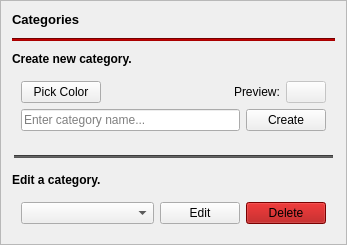
            <widget class="QFrame" name="categoryFrame">
             <property name="frameShape">
              <enum>QFrame::Shape::StyledPanel</enum>
             </property>
             <property name="frameShadow">
              <enum>QFrame::Shadow::Raised</enum>
             </property>
             <layout class="QVBoxLayout" name="verticalLayout_4">
              <item>
               <widget class="QLabel" name="categpryTitleLabel">
                <property name="font">
                 <font>
                  <family>Segoe UI</family>
                  <pointsize>10</pointsize>
                  <italic>false</italic>
                  <bold>true</bold>
                 </font>
                </property>
                <property name="styleSheet">
                 <string notr="true">font: bold 10pt &quot;Segoe UI&quot;;</string>
                </property>
                <property name="text">
                 <string>Categories</string>
                </property>
               </widget>
              </item>
              <item>
               <widget class="QFrame" name="frame_2">
                <property name="frameShape">
                 <enum>QFrame::Shape::NoFrame</enum>
                </property>
                <property name="frameShadow">
                 <enum>QFrame::Shadow::Raised</enum>
                </property>
                <layout class="QVBoxLayout" name="verticalLayout_6">
                 <property name="leftMargin">
                  <number>0</number>
                 </property>
                 <property name="topMargin">
                  <number>5</number>
                 </property>
                 <property name="rightMargin">
                  <number>0</number>
                 </property>
                 <property name="bottomMargin">
                  <number>5</number>
                 </property>
                 <item>
                  <widget class="Line" name="line_3">
                   <property name="styleSheet">
                    <string notr="true">background:rgb(170, 0, 0)</string>
                   </property>
                   <property name="orientation">
                    <enum>Qt::Orientation::Horizontal</enum>
                   </property>
                  </widget>
                 </item>
                </layout>
               </widget>
              </item>
              <item>
               <widget class="QLabel" name="label_5">
                <property name="font">
                 <font>
                  <bold>true</bold>
                 </font>
                </property>
                <property name="text">
                 <string>Create new category.</string>
                </property>
               </widget>
              </item>
              <item>
               <widget class="QFrame" name="createCategoryFrame">
                <property name="frameShape">
                 <enum>QFrame::Shape::NoFrame</enum>
                </property>
                <property name="frameShadow">
                 <enum>QFrame::Shadow::Raised</enum>
                </property>
                <layout class="QVBoxLayout" name="verticalLayout_8">
                 <property name="leftMargin">
                  <number>9</number>
                 </property>
                 <property name="topMargin">
                  <number>9</number>
                 </property>
                 <property name="rightMargin">
                  <number>9</number>
                 </property>
                 <property name="bottomMargin">
                  <number>9</number>
                 </property>
                 <item>
                  <widget class="QFrame" name="frame_4">
                   <property name="frameShape">
                    <enum>QFrame::Shape::NoFrame</enum>
                   </property>
                   <property name="frameShadow">
                    <enum>QFrame::Shadow::Raised</enum>
                   </property>
                   <layout class="QHBoxLayout" name="horizontalLayout_4">
                    <property name="leftMargin">
                     <number>0</number>
                    </property>
                    <property name="topMargin">
                     <number>0</number>
                    </property>
                    <property name="rightMargin">
                     <number>0</number>
                    </property>
                    <property name="bottomMargin">
                     <number>0</number>
                    </property>
                    <item>
                     <widget class="QPushButton" name="btnCategpryColor">
                      <property name="minimumSize">
                       <size>
                        <width>80</width>
                        <height>20</height>
                       </size>
                      </property>
                      <property name="text">
                       <string>Pick Color</string>
                      </property>
                     </widget>
                    </item>
                    <item>
                     <spacer name="horizontalSpacer_5">
                      <property name="orientation">
                       <enum>Qt::Orientation::Horizontal</enum>
                      </property>
                      <property name="sizeHint" stdset="0">
                       <size>
                        <width>40</width>
                        <height>20</height>
                       </size>
                      </property>
                     </spacer>
                    </item>
                    <item alignment="Qt::AlignmentFlag::AlignRight">
                     <widget class="QLabel" name="label_14">
                      <property name="text">
                       <string>Preview:</string>
                      </property>
                     </widget>
                    </item>
                    <item>
                     <widget class="QPushButton" name="btnPreviewCatColor">
                      <property name="enabled">
                       <bool>false</bool>
                      </property>
                      <property name="text">
                       <string/>
                      </property>
                     </widget>
                    </item>
                   </layout>
                  </widget>
                 </item>
                 <item>
                  <widget class="QFrame" name="frame_5">
                   <property name="frameShape">
                    <enum>QFrame::Shape::NoFrame</enum>
                   </property>
                   <property name="frameShadow">
                    <enum>QFrame::Shadow::Raised</enum>
                   </property>
                   <layout class="QHBoxLayout" name="horizontalLayout_6">
                    <property name="leftMargin">
                     <number>0</number>
                    </property>
                    <property name="topMargin">
                     <number>0</number>
                    </property>
                    <property name="rightMargin">
                     <number>0</number>
                    </property>
                    <property name="bottomMargin">
                     <number>0</number>
                    </property>
                    <item>
                     <widget class="QLineEdit" name="categoryCreatLineEdit">
                      <property name="styleSheet">
                       <string notr="true">font: 10pt &quot;Segoe UI&quot;;</string>
                      </property>
                      <property name="placeholderText">
                       <string>Enter category name...</string>
                      </property>
                     </widget>
                    </item>
                    <item>
                     <widget class="QPushButton" name="btnCreateCategory">
                      <property name="minimumSize">
                       <size>
                        <width>80</width>
                        <height>20</height>
                       </size>
                      </property>
                      <property name="text">
                       <string>Create</string>
                      </property>
                     </widget>
                    </item>
                   </layout>
                  </widget>
                 </item>
                </layout>
               </widget>
              </item>
              <item>
               <widget class="QFrame" name="frame">
                <property name="frameShape">
                 <enum>QFrame::Shape::NoFrame</enum>
                </property>
                <property name="frameShadow">
                 <enum>QFrame::Shadow::Raised</enum>
                </property>
                <layout class="QVBoxLayout" name="verticalLayout_5">
                 <property name="leftMargin">
                  <number>2</number>
                 </property>
                 <property name="topMargin">
                  <number>9</number>
                 </property>
                 <property name="rightMargin">
                  <number>2</number>
                 </property>
                 <property name="bottomMargin">
                  <number>9</number>
                 </property>
                 <item>
                  <widget class="Line" name="line">
                   <property name="styleSheet">
                    <string notr="true">background: rgb(88, 88, 88);
padding:  5px 0px 5px 0px;</string>
                   </property>
                   <property name="frameShadow">
                    <enum>QFrame::Shadow::Sunken</enum>
                   </property>
                   <property name="lineWidth">
                    <number>1</number>
                   </property>
                   <property name="orientation">
                    <enum>Qt::Orientation::Horizontal</enum>
                   </property>
                  </widget>
                 </item>
                </layout>
               </widget>
              </item>
              <item>
               <widget class="QLabel" name="label_6">
                <property name="font">
                 <font>
                  <bold>true</bold>
                 </font>
                </property>
                <property name="text">
                 <string>Edit a category.</string>
                </property>
               </widget>
              </item>
              <item>
               <widget class="QFrame" name="editCategoryFrae">
                <property name="frameShape">
                 <enum>QFrame::Shape::NoFrame</enum>
                </property>
                <property name="frameShadow">
                 <enum>QFrame::Shadow::Raised</enum>
                </property>
                <layout class="QHBoxLayout" name="horizontalLayout_5" stretch="0,0,0">
                 <property name="leftMargin">
                  <number>9</number>
                 </property>
                 <property name="topMargin">
                  <number>9</number>
                 </property>
                 <property name="rightMargin">
                  <number>9</number>
                 </property>
                 <property name="bottomMargin">
                  <number>9</number>
                 </property>
                 <item>
                  <widget class="QComboBox" name="editCategoryBox">
                   <property name="sizePolicy">
                    <sizepolicy hsizetype="Expanding" vsizetype="Fixed">
                     <horstretch>0</horstretch>
                     <verstretch>0</verstretch>
                    </sizepolicy>
                   </property>
                   <property name="styleSheet">
                    <string notr="true">font: 10pt &quot;Segoe UI&quot;;</string>
                   </property>
                   <property name="placeholderText">
                    <string>Select a category...</string>
                   </property>
                  </widget>
                 </item>
                 <item alignment="Qt::AlignmentFlag::AlignVCenter">
                  <widget class="QPushButton" name="btnEditCategory">
                   <property name="sizePolicy">
                    <sizepolicy hsizetype="Preferred" vsizetype="Fixed">
                     <horstretch>0</horstretch>
                     <verstretch>0</verstretch>
                    </sizepolicy>
                   </property>
                   <property name="minimumSize">
                    <size>
                     <width>80</width>
                     <height>15</height>
                    </size>
                   </property>
                   <property name="text">
                    <string>Edit</string>
                   </property>
                  </widget>
                 </item>
                 <item alignment="Qt::AlignmentFlag::AlignVCenter">
                  <widget class="QPushButton" name="btnDeleteCategory">
                   <property name="sizePolicy">
                    <sizepolicy hsizetype="Preferred" vsizetype="Fixed">
                     <horstretch>0</horstretch>
                     <verstretch>0</verstretch>
                    </sizepolicy>
                   </property>
                   <property name="minimumSize">
                    <size>
                     <width>80</width>
                     <height>15</height>
                    </size>
                   </property>
                   <property name="styleSheet">
                    <string notr="true">background: rgb(170, 0, 0);</string>
                   </property>
                   <property name="text">
                    <string>Delete</string>
                   </property>
                  </widget>
                 </item>
                </layout>
               </widget>
              </item>
             </layout>
            </widget>
